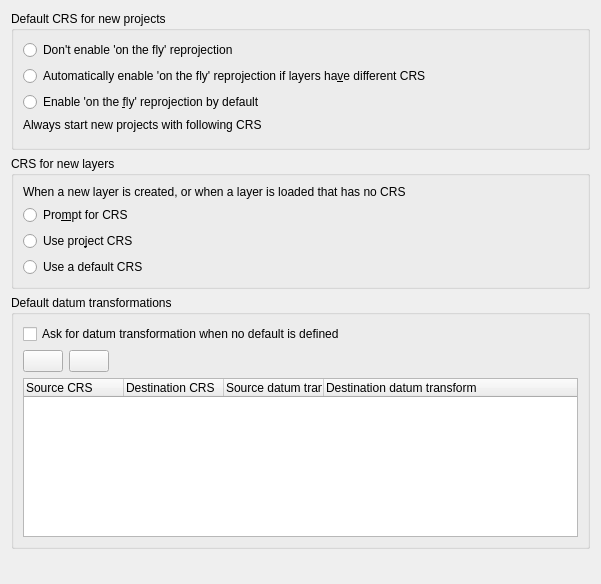
             <widget class="QWidget" name="mOptionsScrollAreaContents_08">
              <property name="geometry">
               <rect>
                <x>0</x>
                <y>0</y>
                <width>601</width>
                <height>584</height>
               </rect>
              </property>
              <layout class="QGridLayout" name="gridLayout_15">
               <item row="5" column="0">
                <spacer name="verticalSpacer">
                 <property name="orientation">
                  <enum>Qt::Vertical</enum>
                 </property>
                 <property name="sizeHint" stdset="0">
                  <size>
                   <width>20</width>
                   <height>40</height>
                  </size>
                 </property>
                </spacer>
               </item>
               <item row="2" column="0">
                <widget class="QgsCollapsibleGroupBox" name="grpProjectionBehaviour">
                 <property name="title">
                  <string>CRS for new layers</string>
                 </property>
                 <layout class="QGridLayout" name="gridLayout_14" columnstretch="0,1">
                  <item row="0" column="0" colspan="2">
                   <widget class="QLabel" name="label_8">
                    <property name="sizePolicy">
                     <sizepolicy hsizetype="Preferred" vsizetype="Maximum">
                      <horstretch>0</horstretch>
                      <verstretch>0</verstretch>
                     </sizepolicy>
                    </property>
                    <property name="text">
                     <string>When a new layer is created, or when a layer is loaded that has no CRS</string>
                    </property>
                    <property name="wordWrap">
                     <bool>true</bool>
                    </property>
                   </widget>
                  </item>
                  <item row="1" column="0">
                   <widget class="QRadioButton" name="radPromptForProjection">
                    <property name="text">
                     <string>Pro&amp;mpt for CRS</string>
                    </property>
                   </widget>
                  </item>
                  <item row="2" column="0">
                   <widget class="QRadioButton" name="radUseProjectProjection">
                    <property name="text">
                     <string>Use pro&amp;ject CRS</string>
                    </property>
                   </widget>
                  </item>
                  <item row="3" column="0">
                   <widget class="QRadioButton" name="radUseGlobalProjection">
                    <property name="text">
                     <string>Use a default CRS</string>
                    </property>
                   </widget>
                  </item>
                  <item row="3" column="1">
                   <widget class="QgsProjectionSelectionWidget" name="leLayerGlobalCrs" native="true">
                    <property name="enabled">
                     <bool>false</bool>
                    </property>
                    <property name="focusPolicy">
                     <enum>Qt::StrongFocus</enum>
                    </property>
                   </widget>
                  </item>
                 </layout>
                </widget>
               </item>
               <item row="1" column="0">
                <widget class="QgsCollapsibleGroupBox" name="grpOtfTransform">
                 <property name="title">
                  <string>Default CRS for new projects</string>
                 </property>
                 <layout class="QGridLayout" name="gridLayout_16" columnstretch="0,1">
                  <item row="0" column="0">
                   <widget class="QRadioButton" name="radOtfNone">
                    <property name="text">
                     <string>Don't enable 'on the fly' reprojection</string>
                    </property>
                   </widget>
                  </item>
                  <item row="0" column="1">
                   <spacer name="horizontalSpacer_43">
                    <property name="orientation">
                     <enum>Qt::Horizontal</enum>
                    </property>
                    <property name="sizeHint" stdset="0">
                     <size>
                      <width>40</width>
                      <height>20</height>
                     </size>
                    </property>
                   </spacer>
                  </item>
                  <item row="1" column="0">
                   <widget class="QRadioButton" name="radOtfAuto">
                    <property name="whatsThis">
                     <string>Automatically enable 'on the fly' reprojection if CRS of a new added layer differ from CRS of layer(s) already present. CRS of present layer(s) will be used.</string>
                    </property>
                    <property name="text">
                     <string>Automatically enable 'on the fly' reprojection if layers ha&amp;ve different CRS</string>
                    </property>
                   </widget>
                  </item>
                  <item row="2" column="0">
                   <widget class="QRadioButton" name="radOtfTransform">
                    <property name="text">
                     <string>Enable 'on the &amp;fly' reprojection by default</string>
                    </property>
                   </widget>
                  </item>
                  <item row="3" column="0">
                   <widget class="QLabel" name="label_16">
                    <property name="text">
                     <string>Always start new projects with following CRS</string>
                    </property>
                   </widget>
                  </item>
                  <item row="4" column="0" colspan="2">
                   <widget class="QgsProjectionSelectionWidget" name="leProjectGlobalCrs" native="true">
                    <property name="focusPolicy">
                     <enum>Qt::StrongFocus</enum>
                    </property>
                   </widget>
                  </item>
                 </layout>
                </widget>
               </item>
               <item row="3" column="0" rowspan="2">
                <widget class="QgsCollapsibleGroupBox" name="mDefaultDatumTransformGroupBox">
                 <property name="title">
                  <string>Default datum transformations</string>
                 </property>
                 <layout class="QGridLayout" name="gridLayout_10">
                  <item row="1" column="0">
                   <layout class="QHBoxLayout" name="horizontalLayout_38">
                    <item>
                     <widget class="QPushButton" name="mAddDefaultTransformButton">
                      <property name="text">
                       <string/>
                      </property>
                      <property name="icon">
                       <iconset>
                        <normaloff>:/images/themes/default/symbologyAdd.svg</normaloff>:/images/themes/default/symbologyAdd.svg</iconset>
                      </property>
                     </widget>
                    </item>
                    <item>
                     <widget class="QPushButton" name="mRemoveDefaultTransformButton">
                      <property name="text">
                       <string/>
                      </property>
                      <property name="icon">
                       <iconset>
                        <normaloff>:/images/themes/default/symbologyRemove.svg</normaloff>:/images/themes/default/symbologyRemove.svg</iconset>
                      </property>
                     </widget>
                    </item>
                    <item>
                     <spacer name="horizontalSpacer_38">
                      <property name="orientation">
                       <enum>Qt::Horizontal</enum>
                      </property>
                      <property name="sizeHint" stdset="0">
                       <size>
                        <width>568</width>
                        <height>20</height>
                       </size>
                      </property>
                     </spacer>
                    </item>
                   </layout>
                  </item>
                  <item row="2" column="0">
                   <widget class="QTreeWidget" name="mDefaultDatumTransformTreeWidget">
                    <column>
                     <property name="text">
                      <string>Source CRS</string>
                     </property>
                    </column>
                    <column>
                     <property name="text">
                      <string>Destination CRS</string>
                     </property>
                    </column>
                    <column>
                     <property name="text">
                      <string>Source datum transform</string>
                     </property>
                    </column>
                    <column>
                     <property name="text">
                      <string>Destination datum transform</string>
                     </property>
                    </column>
                   </widget>
                  </item>
                  <item row="0" column="0">
                   <widget class="QCheckBox" name="chkShowDatumTransformDialog">
                    <property name="text">
                     <string>Ask for datum transformation when no default is defined</string>
                    </property>
                   </widget>
                  </item>
                 </layout>
                </widget>
               </item>
              </layout>
             </widget>
